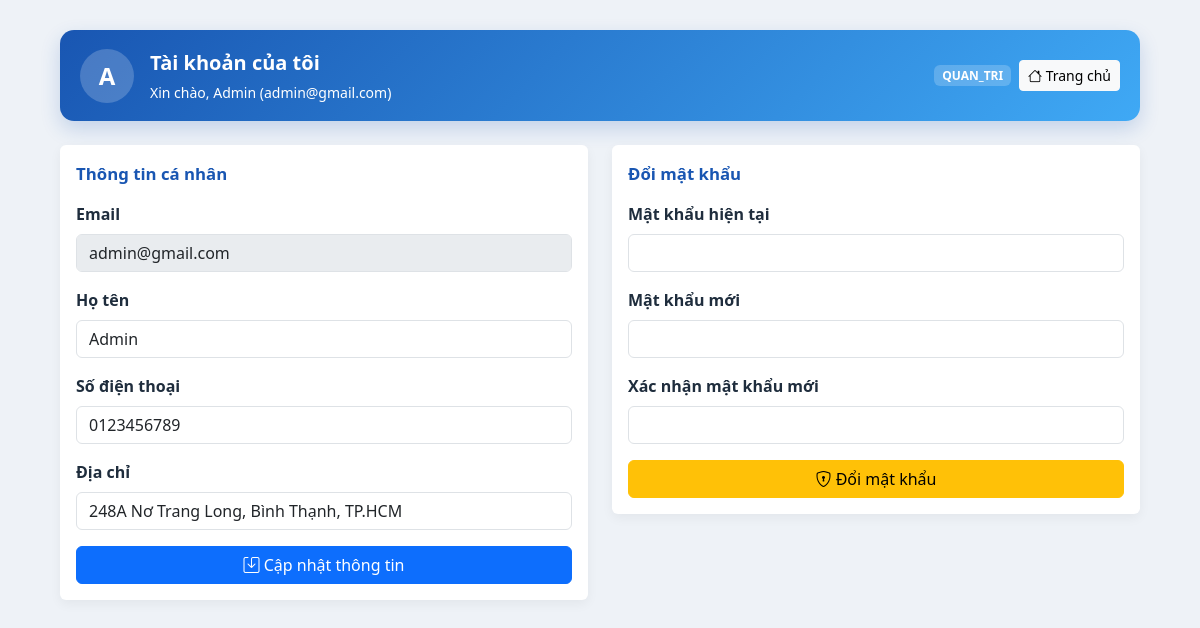
Page /DC22V7N553/index.php?page=account (signed in) on the committed database.
### tables this page shows
CREATE TABLE nguoi_dung (
    ma_nguoi_dung   INT AUTO_INCREMENT PRIMARY KEY,
    ho_ten          VARCHAR(100) NOT NULL,
    email           VARCHAR(100) NOT NULL UNIQUE,
    mat_khau        VARCHAR(255) NOT NULL,
    so_dien_thoai   VARCHAR(20),
    dia_chi         VARCHAR(255),
    ma_vai_tro      INT NOT NULL,
    trang_thai      TINYINT(1) NOT NULL DEFAULT 1,  
    ngay_tao        DATETIME NOT NULL DEFAULT CURRENT_TIMESTAMP,
    ngay_cap_nhat   DATETIME NULL ON UPDATE CURRENT_TIMESTAMP,

    CONSTRAINT fk_nguoi_dung_vai_tro
        FOREIGN KEY (ma_vai_tro) REFERENCES vai_tro(ma_vai_tro)
);

CREATE TABLE vai_tro (
    ma_vai_tro   INT AUTO_INCREMENT PRIMARY KEY,
    ten_vai_tro  VARCHAR(50) NOT NULL UNIQUE,   
    mo_ta        VARCHAR(255)
);

### DC22V7N553/app/controllers/AccountController.php (called while the page is built, shortened)
<?php
require_once __DIR__ . '/../models/NguoiDungModel.php';
require_once __DIR__ . '/../core/Auth.php';
require_once __DIR__ . '/../core/Session.php';
class AccountController
{
    private $model;
    public function __construct()
    {
        $this->model = new NguoiDungModel();
    }
    public function show()
    {
        $user = Auth::user();
        $detail = $this->model->layTheoMa($user['id']);
        require __DIR__ . '/../views/account/index.php';
    }
}

### DC22V7N553/app/core/Session.php (called while the page is built, shortened)
<?php
class Session
{
    public static function get($key, $default = null)
    {
        return $_SESSION[$key] ?? $default;
    }
    public static function has($key)
    {
        return isset($_SESSION[$key]);
    }
    public static function getFlash($key)
    {
        $message = self::get('flash_' . $key);
        return $message;
    }
}

### DC22V7N553/app/core/Auth.php (called while the page is built, shortened)
<?php
require_once __DIR__ . '/Session.php';
class Auth
{
    public static function check()
    {
        return Session::has('user_id');
    }
    public static function user()
    {
        return [
            'id' => Session::get('user_id'),
            'ma_nguoi_dung' => Session::get('user_id'),
            'email' => Session::get('user_email'),
            'name' => Session::get('user_name'),
            'role' => Session::get('user_role')
        ];
    }
}

### DC22V7N553/app/core/Model.php (called while the page is built, shortened)
<?php
require_once __DIR__ . '/Database.php';
class Model
{
    public function __construct()
    {
        $this->db = Database::getInstance()->getConnection();
    }
}

### DC22V7N553/app/core/Database.php (called while the page is built)
<?php
class Database
{
    private static $instance = null;
    private $connection;
    private function __construct()
    {
        $host = DB_HOST;
        $db = DB_NAME;
        $user = DB_USER;
        $pass = DB_PASS;
        try {
            $this->connection = new PDO("mysql:host=$host;dbname=$db;charset=utf8", $user, $pass);
            $this->connection->setAttribute(PDO::ATTR_ERRMODE, PDO::ERRMODE_EXCEPTION);
        } catch (PDOException $e) {
            die("Kết nối database thất bại: " . $e->getMessage());
        }
    }
    public static function getInstance()
    {
        if (self::$instance == null) {
            self::$instance = new Database();
        }
        return self::$instance;
    }
    public function getConnection()
    {
        return $this->connection;
    }
}

### DC22V7N553/app/models/NguoiDungModel.php (called while the page is built, shortened)
<?php
require_once __DIR__ . '/../core/Model.php';
class NguoiDungModel extends Model
{
    public function layTheoMa($ma_nguoi_dung)
    {
        $sql = "SELECT n.*, v.ten_vai_tro
                FROM nguoi_dung n
                JOIN vai_tro v ON n.ma_vai_tro = v.ma_vai_tro
                WHERE n.ma_nguoi_dung = :ma_nguoi_dung";
        $stmt = $this->db->prepare($sql);
        $stmt->bindValue(':ma_nguoi_dung', $ma_nguoi_dung, PDO::PARAM_INT);
        $stmt->execute();
        return $stmt->fetch(PDO::FETCH_ASSOC);
    }
}

### DC22V7N553/app/views/account/index.php (the view, shortened to what this page needs)
<?php
require_once __DIR__ . '/../../core/Session.php';
require_once __DIR__ . '/../../core/Auth.php';
$user = Auth::user();
$form_profile = Session::getFlash('form_profile');
?>
<!DOCTYPE html>
<html lang="vi">
<head>
    <link rel="stylesheet" href="https://cdn.jsdelivr.net/npm/bootstrap@5.3.2/dist/css/bootstrap.min.css">
    <link rel="stylesheet" href="https://cdn.jsdelivr.net/npm/bootstrap-icons@1.11.0/font/bootstrap-icons.css">
</head>
<body>
    <div class="container-narrow">
        <div class="header-card d-flex justify-content-between align-items-center mb-4">
            <div class="d-flex align-items-center gap-3">
                <div class="avatar"><?= strtoupper(substr($user['name'], 0, 1)) ?></div>
                <div>
                    <div class="fw-bold fs-5 mb-1">Tài khoản của tôi</div>
                    <div class="small">Xin chào, <?= htmlspecialchars($user['name']) ?> (<?= htmlspecialchars($user['email']) ?>)</div>
                </div>
            </div>
            <div class="d-flex align-items-center gap-2">
                <span class="badge badge-role"><?= htmlspecialchars($user['role']) ?></span>
                <a class="btn btn-light btn-sm" href="index.php?page=trangchu"><i class="bi bi-house"></i> Trang chủ</a>
            </div>
        </div>
        <div class="row g-4">
            <div class="col-lg-6">
                <div class="card card-shadow-sm">
                    <div class="card-body">
                        <div class="d-flex justify-content-between align-items-center mb-3">
                            <span class="section-title">Thông tin cá nhân</span>
                        </div>
                        <form method="POST" action="index.php?action=account_update">
                            <div class="mb-3">
                                <label class="form-label">Email</label>
                                <input type="email" class="form-control" value="<?= htmlspecialchars($detail['email']) ?>" disabled>
                            </div>
                            <div class="mb-3">
                                <label class="form-label">Họ tên</label>
                                <input type="text" name="ho_ten" class="form-control" required minlength="2"
                                       value="<?= htmlspecialchars($form_profile['ho_ten'] ?? $detail['ho_ten'] ?? '') ?>">
                            </div>
                            <div class="mb-3">
                                <label class="form-label">Số điện thoại</label>
                                <input type="tel" name="so_dien_thoai" class="form-control" pattern="[0-9]{10,11}"
                                       value="<?= htmlspecialchars($form_profile['so_dien_thoai'] ?? $detail['so_dien_thoai'] ?? '') ?>">
                            </div>
                            <div class="mb-3">
                                <label class="form-label">Địa chỉ</label>
                                <input type="text" name="dia_chi" class="form-control" maxlength="255"
                                       value="<?= htmlspecialchars($form_profile['dia_chi'] ?? $detail['dia_chi'] ?? '') ?>">
                            </div>
                            <div class="d-grid">
                                <button class="btn btn-primary" type="submit"><i class="bi bi-save"></i> Cập nhật thông tin</button>
                            </div>
                        </form>
                    </div>
                </div>
            </div>
            <div class="col-lg-6">
                <div class="card card-shadow-sm">
                    <div class="card-body">
                        <div class="d-flex justify-content-between align-items-center mb-3">
                            <span class="section-title">Đổi mật khẩu</span>
                        </div>
                        <form method="POST" action="index.php?action=account_change_password">
                            <div class="mb-3">
                                <label class="form-label">Mật khẩu hiện tại</label>
                                <input type="password" name="current_password" class="form-control" required>
                            </div>
                            <div class="mb-3">
                                <label class="form-label">Mật khẩu mới</label>
                                <input type="password" name="new_password" class="form-control" required minlength="6">
                            </div>
                            <div class="mb-3">
                                <label class="form-label">Xác nhận mật khẩu mới</label>
                                <input type="password" name="confirm_password" class="form-control" required minlength="6">
                            </div>
                            <div class="d-grid">
                                <button class="btn btn-warning" type="submit"><i class="bi bi-shield-lock"></i> Đổi mật khẩu</button>
                            </div>
                        </form>
                    </div>
                </div>
            </div>
        </div>
    </div>
</body>
</html>

### DC22V7N553/app/views/account/index.php (style rules this page uses)
body { background: #eef2f7; }
.container-narrow { max-width: 1080px; margin: 30px auto; }
.card { box-shadow: 0 6px 18px rgba(0,0,0,0.07); border: none; }
.form-label { font-weight: 600; color: #1f2d3d; }
.section-title { font-size: 1.05rem; font-weight: 700; color: #1956b2; }
.header-card { background: linear-gradient(135deg, #1956b2, #3fa9f5); color: #fff; border-radius: 14px; padding: 18px 20px; box-shadow: 0 8px 20px rgba(25,86,178,0.2); }
.avatar { width: 54px; height: 54px; border-radius: 50%; background: rgba(255,255,255,0.2); display: inline-flex; align-items: center; justify-content: center; font-size: 24px; font-weight: 700; color: #fff; }
.badge-role { background: rgba(255,255,255,0.2); color: #fff; }
.card-shadow-sm { box-shadow: 0 4px 12px rgba(0,0,0,0.05); }

### rows in the picture
nguoi_dung: ho_ten "A", ho_ten "Admin", email "admin@gmail.com", ma_vai_tro.ten_vai_tro "QUAN_TRI", so_dien_thoai "0123456789", dia_chi "248A Nơ Trang Long, Bình Thạnh, TP.HCM"
